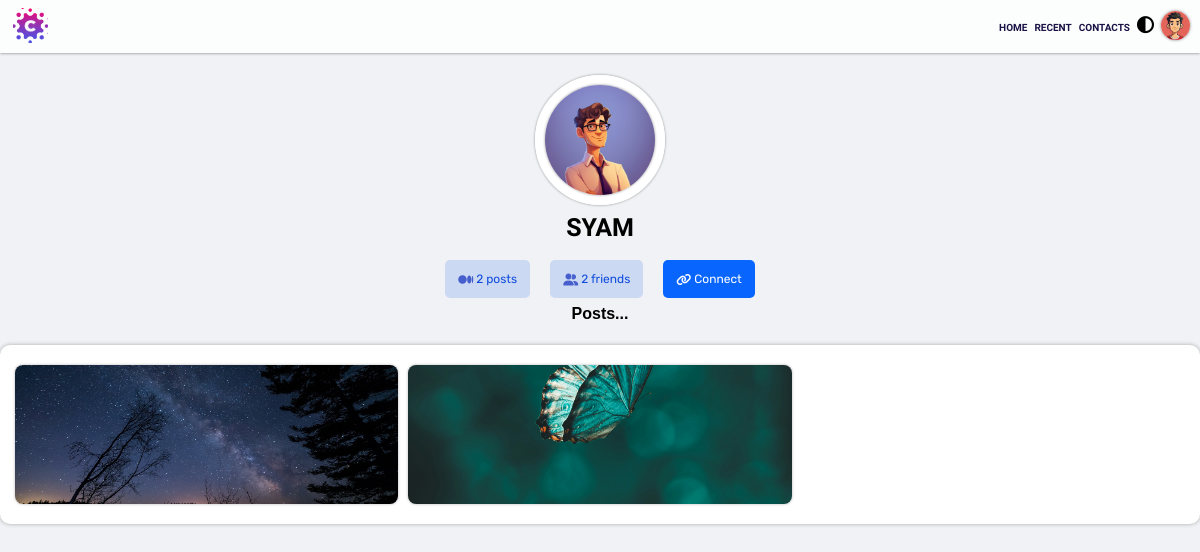
The page /checkprofile.php?useremail=s@gmail.com (signed in) on the database its author committed.
### tables this page shows
CREATE TABLE `demodata` (
  `id` int(255) NOT NULL,
  `name` varchar(255) NOT NULL,
  `email` varchar(255) NOT NULL,
  `phone` varchar(255) NOT NULL,
  `password` varchar(255) NOT NULL,
  `cpassword` varchar(255) NOT NULL,
  `image` varchar(255) NOT NULL,
  `description` varchar(255) NOT NULL,
  `status` varchar(255) NOT NULL,
  `q_status` int(255) NOT NULL
);

CREATE TABLE `main_content` (
  `id` int(255) NOT NULL,
  `username` varchar(255) NOT NULL,
  `profileimg` varchar(255) NOT NULL,
  `video` varchar(255) NOT NULL,
  `desp` varchar(255) NOT NULL,
  `email` varchar(255) NOT NULL
);

### checkprofile.php (the view, shortened to what this page needs)
<!DOCTYPE html>
<html lang="en">
<head>
    <link rel="stylesheet" href="01.css?v=<?php echo time(); ?>">
    <link rel="stylesheet" href="https://cdnjs.cloudflare.com/ajax/libs/font-awesome/6.4.0/css/all.min.css">
</head>
<body>
    <div class="main_div">
        <form action="" method="POST" enctype="multipart/form-data">
            <div class="nav_div">
                <div class="c_logo">
                    <a href="home.php">
                        <img src="logo2_prev_ui.png" alt="logo" loading="lazy">
                    </a>
                </div>
                <div class="menu">
                    <ul>
                        <li><a href="home.php" class="dtext">home</a></li>
                        <li><a href="#" class="dtext">recent</a></li>
                        <li><a href="#" class="dtext">contacts</a></li>
                        <li>
                            <a href="#" class="dtext">
                                <i class="fa-solid fa-circle-half-stroke darkm"></i>
                            </a>
                        </li>
                        <li>
                            <a href="#">
                                <div class="profile" tooltip="profile" flow="down">
                                    <img src="<?php echo $_SESSION['pimg']; ?>" alt="profile_img">
                                </div>
                            </a>
                        </li>
                    </ul>
                </div>
            </div>
            <?php
            include 'connection.php';
            $useremail = $_GET['useremail'];
            $selectemail = "select * from demodata where email='$useremail'";
            $selectemailquery = mysqli_query($con, $selectemail);
            $useremaildata = mysqli_fetch_array($selectemailquery);
            $username = $useremaildata['name'];
            $userimg = $useremaildata['image'];
            $receiver_id = $useremaildata['id'];
            ?>
            <div class="main_profile_div">
                <div class="all_content">
                    <div class="profile_image_content">
                        <a href="#">
                            <img src="<?php echo $userimg; ?>" alt="profile_img">
                        </a>
                    </div>
                    <div class="profile_name">
                        <h2 class="up_name">
                            <?php echo $username; ?>
                        </h2>
                    </div>
                        <?php
                           include 'connection.php';
                        ?>
                    <div class="add_friend_div">
                <?php
                    $receiverId = $receiver_id;
                     $query = "SELECT COUNT(*) AS friend_count FROM friend_req
                      WHERE ((receiver_id = '$receiverId')
                      OR (sender_id = '$receiverId')) AND req_status = 'friend'";
                      $result = mysqli_query($con, $query);
                    if ($result) {
                       $row = mysqli_fetch_assoc($result);
                       $friendCount = $row['friend_count'];
                    } else {
                        $friendCount = 0;
                        echo "Error: " . mysqli_error($con);
                    }
                    $post_count_query = "SELECT COUNT(*) AS post_count FROM main_content
                      WHERE email='$useremail'";
                      $result1 = mysqli_query($con, $post_count_query);
                      if ($result1) {
                         $row1 = mysqli_fetch_assoc($result1);
                         $postcount = $row1['post_count'];
                      } else {
                          $postcount = 0;
                          echo "Error: " . mysqli_error($con);
                      }
                ?>
                        <div class="sub_add_friend" >
                            <div class="add_btn">
                                <i class="fa-brands fa-medium"></i>
                            </div>
                            <span class="c_con_text">
                                 <?php echo $postcount; ?> <?php echo ($postcount < 2) ? "post" : "posts"; ?>
                            </span>
                        </div>
                        <div class="sub_add_friend" data-user-id="<?php echo $receiver_id ?>">
                            <div class="add_btn">
                                <i class="fa-solid fa-user-group"></i>
                            </div>
                            <span class="c_con_text">
                                <?php echo $friendCount; ?> <?php echo ($friendCount < 2) ? "friend" : "friends"; ?>
                            </span>
                        </div>
                        <?php if ($useremail != $_SESSION['pemail']) { ?>
                        <div class="sub_add_friend"
                        data-sender-id="<?php echo $_SESSION['user_id']; ?>"
                        data-receiver-id="<?php echo $receiver_id; ?>" >
                            <div class="add_btn">
                                <i class="fa-solid fa-link"></i>
                            </div>
                            <span class="c_con_text">
                                Connect
                            </span>
                        </div>
                        <?php } ?>
                    </div>
                    <div class="profile_des">
                        <h3>Posts...</h3>
                    </div>
                    <div class="profile_videos_div">
                        <?php
                        include 'connection.php';
                        $email = $_GET['useremail'];
                        $videoselect = "SELECT main_content.username, main_content.email, main_content.video
                        FROM main_content JOIN demodata ON main_content.email = demodata.email
                        WHERE demodata.status = 'public' AND main_content.email = '$email'
                        ORDER BY main_content.id DESC";
                        $videoquery = mysqli_query($con, $videoselect);
                        while ($totalvideo = mysqli_fetch_array($videoquery)) {
                            ?>
                            <div class="videos">
                                <?php
                                $fileExtension = pathinfo($totalvideo['video'], PATHINFO_EXTENSION);
                                if (in_array($fileExtension, ['jpg', 'jpeg', 'png', 'gif'])) {
                                    echo '<img src="' . $totalvideo['video'] . '" alt="Image">';
                                } elseif (in_array($fileExtension, ['mp4', 'mov', 'avi'])) {
                                    echo '<video controls>';
                                    echo '<source src="' . $totalvideo['video'] . '" type="video/mp4">';
                                    echo 'Your browser does not support the video tag.';
                                    echo '</video>';
                                }
                                ?>
                            </div>
                            <?php
                        }
                        ?>
                    </div>
                </div>
            </div>
        </form>
    </div>
</body>
</html>

### rows shown on the page
demodata: image (picture), name "SYAM"
main_content: video (picture)
main_content: video (picture)

### other values the page prints
$postcount "2"
$friendCount "2"
